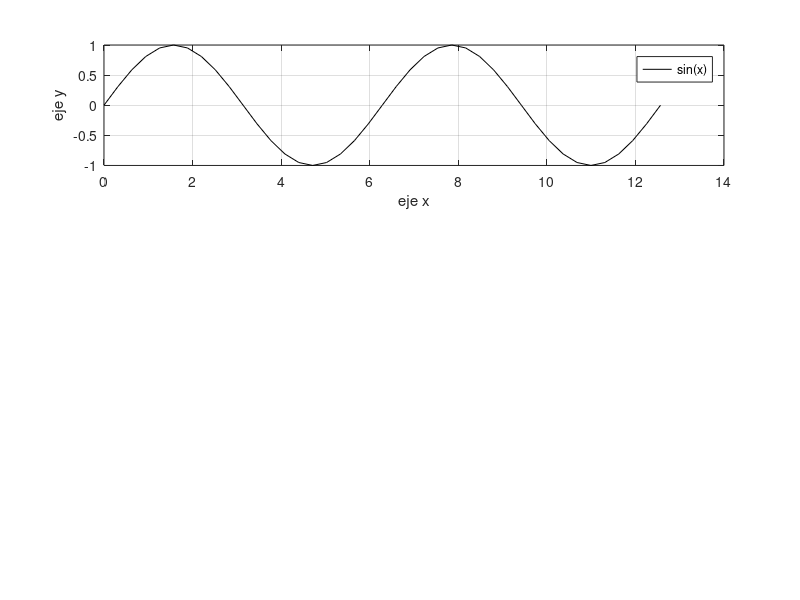

Source code (MATLAB): (Note: this script raises an error after producing the figure.)
clear all
dx=pi/10;
x=0:dx:4*pi;
y=sin(x);
clf; subplot(3,1,1); plot(x,y,'k')
grid on
legend('sin(x)')
ylabel('eje y')
xlabel('eje x')
yp=deriva(x,y);
ypp=deriva(x,yp);
subplot(3,1,2); plot(x,yp,'r')
grid on
legend('yp','cos(x)')
ylabel('eje y')
xlabel('eje x')
subplot(3,1,3); plot(x,ypp,'b')
grid on
legend('ypp','-sin(x)')
ylabel('eje y')
xlabel('eje x')







